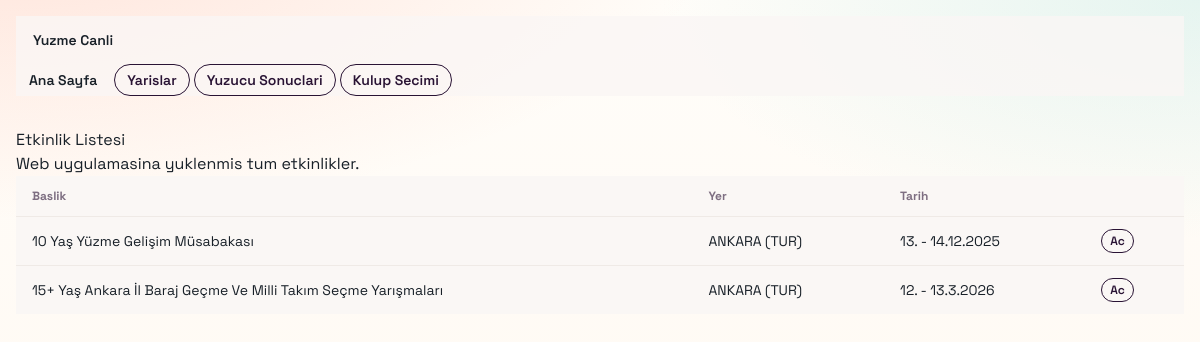
Screenshot of /events/ with the database file from the repository.
### main/models.py (models this page shows, shortened)
class Event(models.Model):
    unique_name = models.CharField(max_length=100, unique=True, default="")
    title = models.CharField(max_length=255)
    date = models.CharField(max_length=64)
    location = models.CharField(max_length=255)
    class Meta:
        unique_together = [("title", "date", "location")]

### main/views.py (the view)
# urls.py: path('events/', views.event_list, name='event_list'),
def event_list(request):
    events = Event.objects.order_by("-date", "title")
    return render(request, "event_list.html", {"events": events})

### main/templates/event_list.html (shortened to what this page needs)
{% extends "base.html" %}
{% block content %}
<section class="mb-6">
    <h1 class="text-3xl font-bold mb-2">Etkinlik Listesi</h1>
    <p class="opacity-80">Web uygulamasina yuklenmis tum etkinlikler.</p>
</section>
<section class="overflow-x-auto rounded-2xl border border-base-200 bg-base-100 shadow-sm">
    <table class="table table-sm sm:table-md">
        <thead>
            <tr>
                <th>Baslik</th>
                <th>Yer</th>
                <th>Tarih</th>
                <th></th>
            </tr>
        </thead>
        <tbody>
            {% for event in events %}
            <tr>
                <td class="font-medium">{{ event.title }}</td>
                <td>{{ event.location }}</td>
                <td>{{ event.date }}</td>
                <td>
                    <a href="/events/{{ event.id }}/" class="btn btn-xs btn-outline">Ac</a>
                </td>
            </tr>
            {% empty %}
            <tr>
                <td colspan="3" class="opacity-70">Etkinlik bulunamadi.</td>
            </tr>
            {% endfor %}
        </tbody>
    </table>
</section>
{% endblock %}

### main/templates/base.html (style rules this page uses)
:root { --brand-ink: #182028; --brand-coral: #ff7a59; --brand-sand: #fff7ef; --brand-sea: #b6e5df; --brand-sun: #ffd58a; }
body { font-family: "Space Grotesk", sans-serif; color: var(--brand-ink); background: radial-gradient(1200px 500px at 0% -10%, rgba(255, 122, 89, 0.20), transparent 60%), radial-gradient(900px 400px at 100% 0%, rgba(182, 229, 223, 0.35), transparent 60%), linear-gradient(180deg, #fffdf9 0%, var(--brand-sand) 100%); min-height: 100vh; }

### rows the page displays
Event: title "10 Yaş Yüzme Gelişim Müsabakası", location "ANKARA (TUR)", date "13. - 14.12.2025"
Event: title "15+ Yaş Ankara İl Baraj Geçme Ve Milli Takım Seçme Yarışmaları", location "ANKARA (TUR)", date "12. - 13.3.2026"
